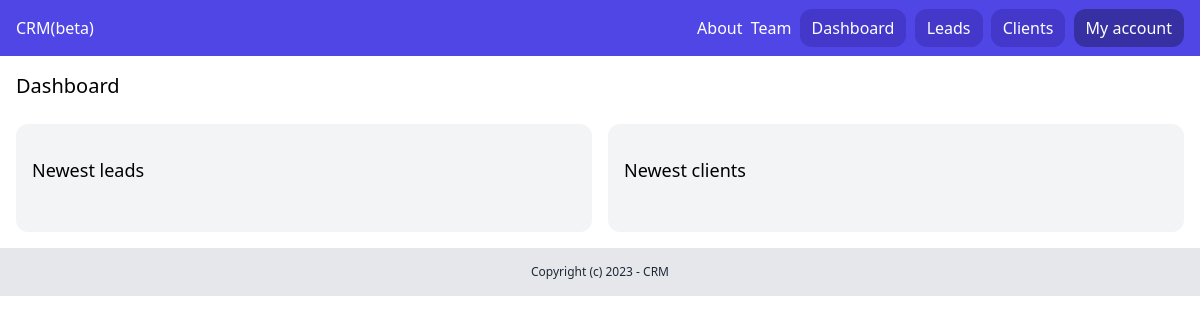
Page /dashboard/ (signed in) on the earlier database version.
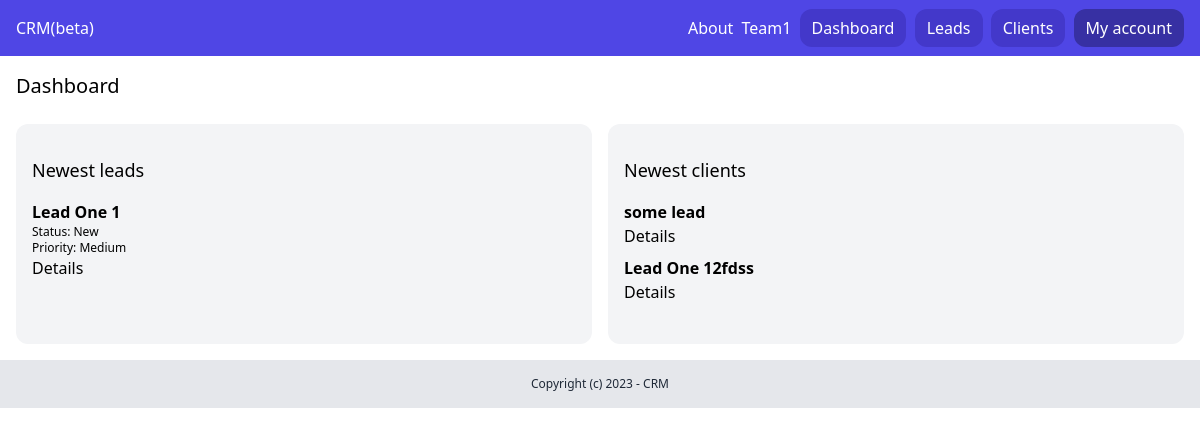
Same page on the later database version.
### team/models.py (models this page shows, shortened)
class Team(models.Model):
    plan = models.ForeignKey(Plan, related_name='teams', blank=True, null=True,
                             on_delete=models.CASCADE)
    name = models.CharField(max_length=100)
    members = models.ManyToManyField(User, related_name='teams')
    created_by = models.ForeignKey(
        User, related_name='created_teams', on_delete=models.CASCADE)
    created_at = models.DateTimeField(auto_now=True)

### lead/models.py (models this page shows, shortened)
class Lead(models.Model):
    LOW = 'low'
    MEDIUM = 'medium'
    HIGH = 'high'
    CHOICES_PRIORITY = (
        (LOW, 'Low'),
        (MEDIUM, 'Medium'),
        (HIGH, 'High'),
    )
    NEW = 'new'
    CONTACTED = 'contacted'
    WON = 'won'
    LOST = 'lost'
    CHOICES_STATUS = (
        (NEW, 'New'),
        (CONTACTED, 'Contacted'),
        (WON, 'Won'),
        (LOST, 'Lost'),
    )
    team = models.ForeignKey(
        Team, related_name='leads', on_delete=models.CASCADE)
    name = models.CharField(max_length=255)
    email = models.EmailField()
    description = models.TextField(blank=True, null=True)
    priority = models.CharField(
        max_length=10, choices=CHOICES_PRIORITY, default=MEDIUM)
    status = models.CharField(
        max_length=10, choices=CHOICES_STATUS, default=NEW)
    converted_to_client = models.BooleanField(default=False)
    created_by = models.ForeignKey(
        User, related_name='leads', on_delete=models.CASCADE)
    created_at = models.DateTimeField(auto_now_add=True)
    modified_at = models.DateTimeField(auto_now=True)

### client_app/models.py (models this page shows, shortened)
class Client(models.Model):
    class Meta:
        ordering = ('name',)
    team = models.ForeignKey(
        Team, related_name='clients', on_delete=models.CASCADE)
    name = models.CharField(max_length=255)
    email = models.EmailField()
    description = models.TextField(blank=True, null=True)
    created_by = models.ForeignKey(
        User, related_name='client', on_delete=models.CASCADE)
    created_at = models.DateTimeField(auto_now_add=True)
    modified_at = models.DateTimeField(auto_now=True)

### dashboard/views.py (the view)
# urls.py: path('', dachboard, name='dashboard'),
@login_required
def dachboard(request):
    team = request.user.userprofile.active_team
    leads = Lead.objects.filter(
        team=team, converted_to_client=False).order_by('-created_at')[0:5]
    clients = Client.objects.filter(team=team).order_by('-created_at')[0:5]
    return render(request, 'dashboard/dashboard.html', {
        'leads': leads,
        'clients': clients,
    })

### team/context_proceessors.py (called while the page is built)
def active_team(request):
    if request.user.is_authenticated:
        if request.user.userprofile.active_team:
            active_team = request.user.userprofile.active_team
        else:
            active_team = Team.objects.filter(created_by=request.user)[0]
    else:
        active_team = None
    return {'active_team': active_team}

### dashboard/templates/dashboard/dashboard.html
{% extends 'core_app/base.html' %} {% block title %} Dashboard {% endblock %}
{%block content %}
<div class="py-4 px-4">
  <h1 class="mb-6 text-xl">Dashboard</h1>
  <div class="flex space-x-4">
    <div class="w-1/2 px-4 py-8 bg-gray-100 rounded-xl leads">
      <h2 class="mb-4 text-lg">Newest leads</h2>
      {% for lead in leads %}
      <div class="mb-2 lead">
        <h3 class="font-semibold">{{lead.name}}</h3>
        <p class="text-xs">Status: {{ lead.get_status_display }}</p>
        <p class="text-xs">Priority: {{ lead.get_priority_display }}</p>
        <a href="{% url 'lead:leads_detail' lead.id %}">Details</a>
      </div>
      {% endfor %}
    </div>
    <div class="w-1/2 px-4 py-8 bg-gray-100 rounded-xl clients">
      <h2 class="mb-4 text-lg">Newest clients</h2>
      {% for client in clients %}
      <div class="mb-2 client">
        <h3 class="font-semibold">{{client.name}}</h3>
        <a href="{% url 'client_app:clients_detail' client.id %}">Details</a>
      </div>
      {% endfor %}
    </div>
  </div>
</div>
{% endblock %}

### core_app/templates/core_app/partials/nav.html
<nav class="py-4 px-4 flex justify-between bg-indigo-600">
  <a href="/" class="text-white">CRM(beta)</a>
  <div class="space-x-1">
    <a href="{% url 'core_app:about' %}" class="text-white">About</a>
    {% if request.user.is_authenticated %}
    <a href="{% url 'team:detail' active_team.id %}" class="text-white"> {{ active_team.name }} </a>
    <a href="{% url 'dashboard:dashboard' %}" class="py-2 px-3 bg-indigo-700 rounded-xl text-white">Dashboard</a>
    <a href="{% url 'lead:leads_list' %}" class="py-2 px-3 bg-indigo-700 rounded-xl text-white">Leads</a>
    <a href="{% url 'client_app:clients_list' %}" class="py-2 px-3 bg-indigo-700 rounded-xl text-white">Clients</a>
    <a href="{% url 'acount' %}" class="py-2 px-3 bg-indigo-800 rounded-xl text-white">My account</a>
    {% else %}
    <a href="{% url 'userprofile:login' %}" class="py-2 px-3 bg-indigo-700 rounded-xl text-white">Log in</a>
    <a href="{% url 'userprofile:signup' %}" class="py-2 px-3 bg-indigo-700 rounded-xl text-white">Sign up</a>
    {% endif %}
  </div>
</nav>

Differences in the rows shown:
changed Team: name "Team" → "Team1"
added Lead: name "Lead One 1", status "New", priority "Medium"
added Client: name "some lead"
now on this page (row unchanged): Client: name "Lead One 12fdss"
